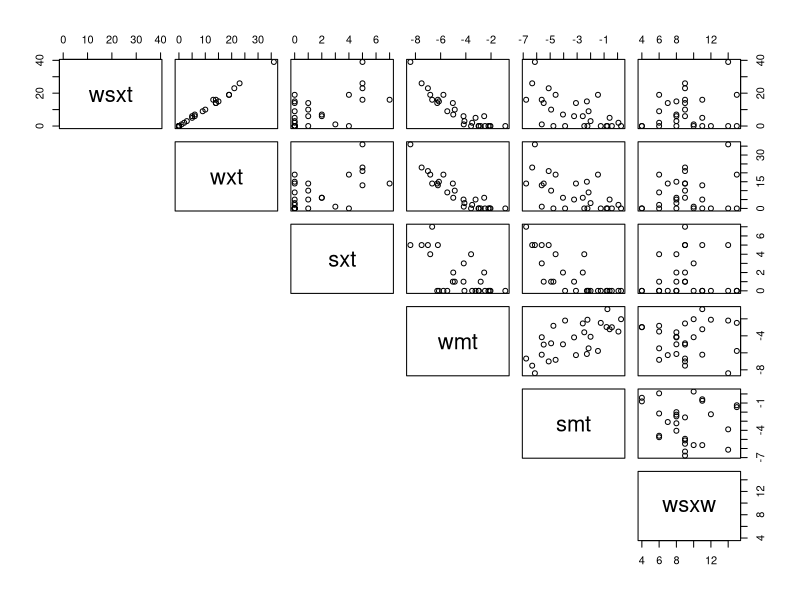
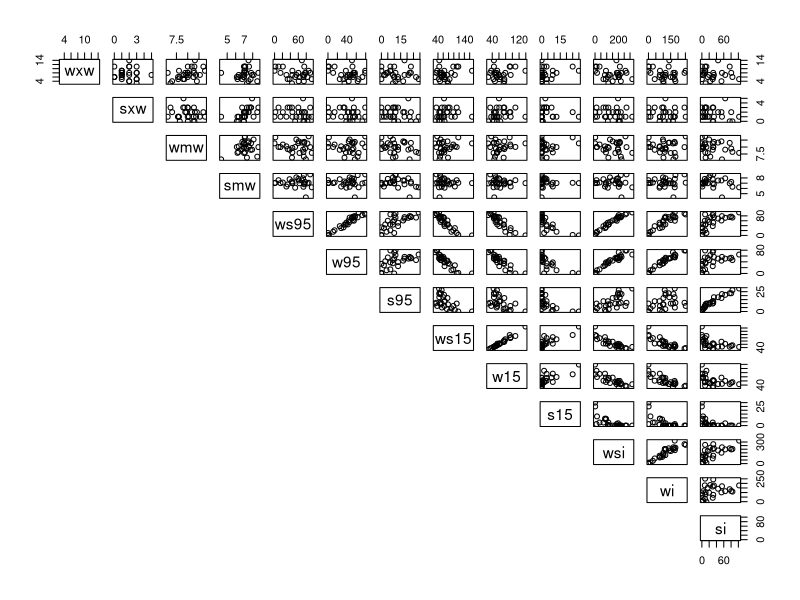
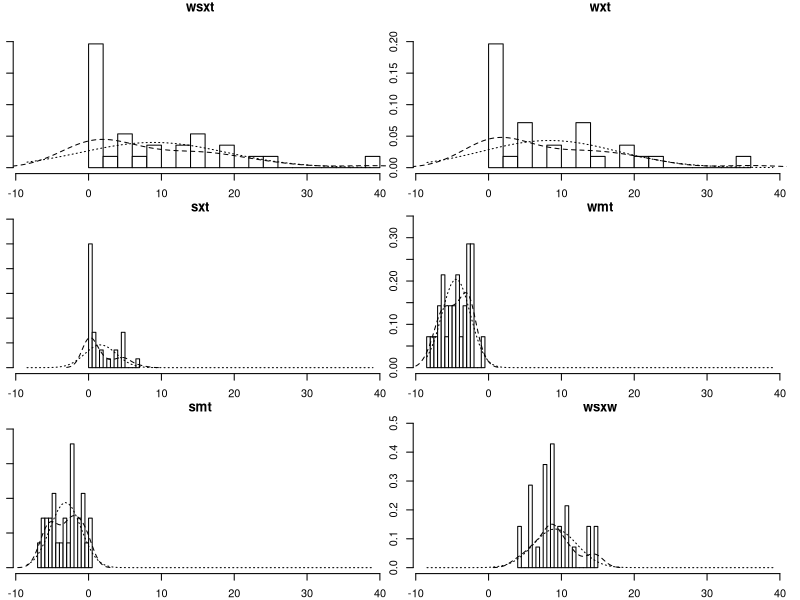
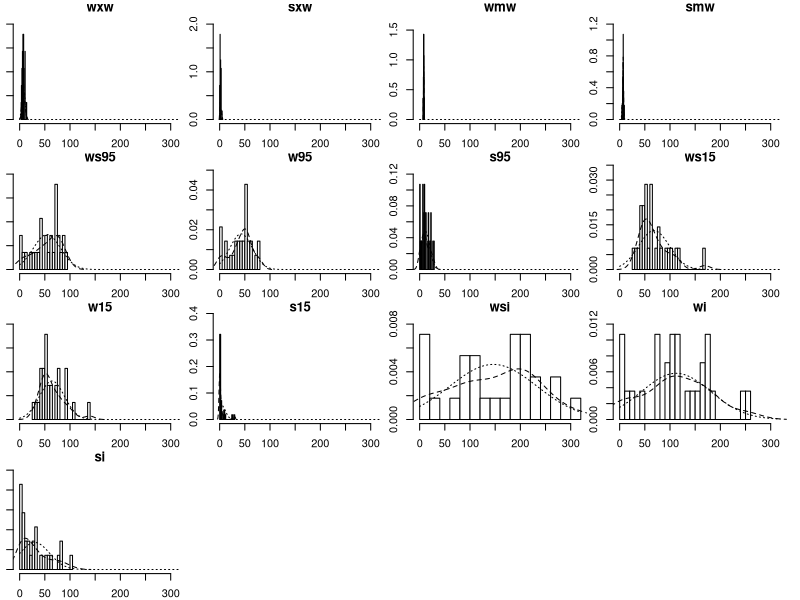
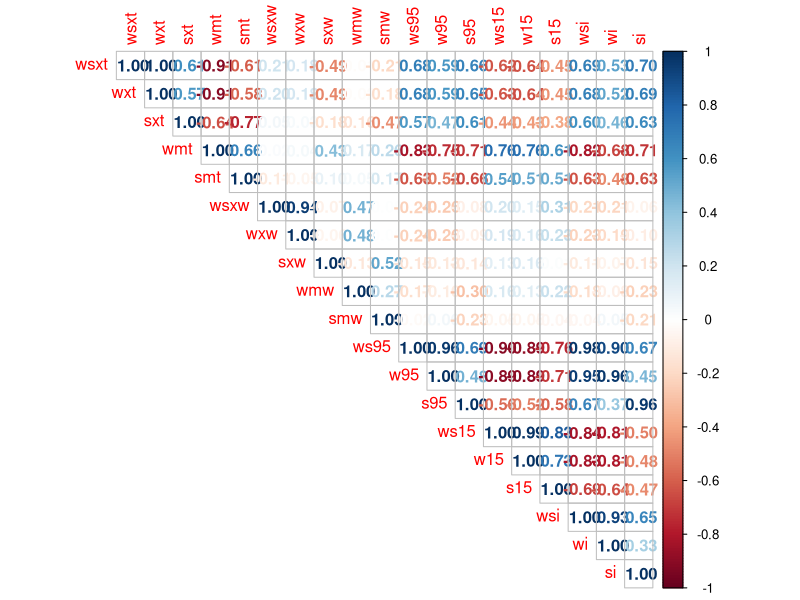

These charts were generated, in order, by the following R code:
# code to look at correlation among sea ice and weather variables
# and get summary statistics
# strategically select variables to use in analysis as explanatory variables

# got packages?
library(psych) #to create panel of histograms
library(corrplot) #to create correlation plot

# merge weather and sea ice variables

# load sea ice data
ice<-read.csv("sea_ice_bs_core/output/sea_ice_vars_1979_2020.csv", header=T) ###updated this with year data 2020
head(ice)
ice<-ice[, 2:11] # drop un-needed first column
summary(ice)

# load St. Paul weather data
wx<-read.csv("weather_st_paul/output/wx_st_paul_1993_2020.csv", header=T) ###updated this with year data 2020
head(wx)
summary(wx)
wx<-wx[, 2:12] # drop un-needed first column

# merge
ice_wx<-merge(wx, ice, by="year_winter", all.x=T)
str(ice_wx)

# shorten variable names
var_abbrev<-c("year_winter", "wsxt","wxt","sxt", "wmt", "smt", "wsxw", "wxw","sxw","wmw","smw","ws95", "w95","s95", "ws15","w15","s15", "wsi", "wi", "si")
var_long<-colnames(ice_wx)
temp_names<-rbind(var_long, var_abbrev)
# check abbreviations match the long variable names
temp_names

colnames(ice_wx)<-var_abbrev
str(ice_wx)

# look at data
# scattergrams: look at pari-wise correlations
wx.scats<-pairs(ice_wx[2:7], lower.panel=NULL)
ice.scats<-pairs(ice_wx[8:20], lower.panel=NULL)
# histograms to look at distribution of data:  (from psyche package)
wx.dists<-multi.hist(ice_wx[2:7])
ice.dists<-multi.hist(ice_wx[8:20])

# calculate pairwise correlations (Person correlations are the default)
r<-cor(ice_wx[2:20]) 
# plot summarizing correlations for easier interpretation (from corrplot package)
r_plot<-corrplot(r, method="number", type="upper") #plot correlations using function from r package corrplot
r_plot

# Looking at the correlation plot, the days sea ice concentration >= 95% is highly correlated with  winter sea ice index (r> 0.9)
# essentially these two variables would be accounting for the same variation in statistical models
# so only need to include one. I would use sea ice >= 95% as that is what Christie et al. found support for in their analysis.

# for daily min temp in St. Paul: mean temperature is (-) correlated with days sic > 95%, the count of extreme temp days is not
# wind has no strong correlations, but use count of days with extreme winds for consistency

# for ice, temp, and wind the variables are all counts of days with extreme values

# Uncorrelated vars to use in models
# 1. winter extreme min temp days
# 2. spring extreme min temp days
# 3. winter extreme average wind speed days
# 4. spring extreme average wind speed days
# 5. winter extreme high ice days as linear and quadratic
# 6. spring extreme high ice days as linear and quadratic


